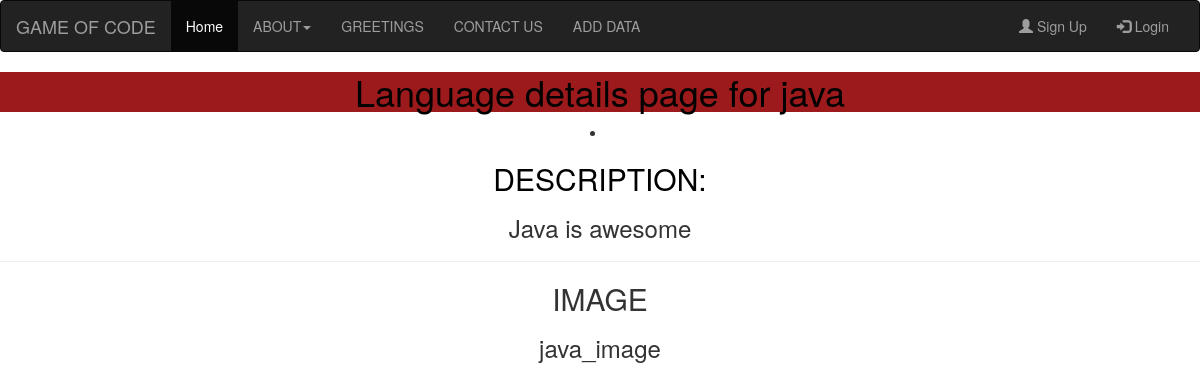
The page /detail/4 on the database its author committed.
### app.py (models this page shows, shortened)
class Language(db.Model):
    id = db.Column(db.Integer, primary_key=True)
    name = db.Column(db.String(50), unique=True, nullable=False)
    image = db.Column(db.String(60))
    description = db.Column(db.Text)

### app.py (the view)
@app.route('/detail/<int:language_id>')
def detail_page(language_id):
    lang = Language.query.filter_by(id=language_id).one()
    return render_template('detail.html', language=lang)

### templates/detail.html
{% extends'base.html' %}
{% block body %}
    <h1>Language details page for {{ language.name }}</h1>
    <center>
<li>
   <b><h2 style="color: black">DESCRIPTION:</h2></b>
    <h3>{{ language.description }}</h3>
   <hr>
   <b><h2>IMAGE</h2></b>
   <h3>{{ language.image }}</h3>
</li>
    </center>
{% endblock body %}

### static/CSS/styles.css (style rules this page uses)
h1 { text-align: center; background-color: #9C1A1C; color: black; }

### rows shown on the page
Language: name "java", description "Java is awesome", image "java_image"
